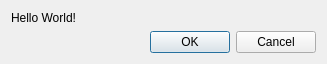
<?xml version="1.0" encoding="UTF-8"?>
<ui version="4.0">
 <class>Dialog</class>
 <widget class="QDialog" name="Dialog">
  <property name="geometry">
   <rect>
    <x>0</x>
    <y>0</y>
    <width>327</width>
    <height>60</height>
   </rect>
  </property>
  <property name="windowTitle">
   <string>Dialog</string>
  </property>
  <layout class="QVBoxLayout" name="verticalLayout">
   <item>
    <widget class="QLabel" name="label">
     <property name="text">
      <string>Hello World!</string>
     </property>
    </widget>
   </item>
   <item>
    <widget class="QDialogButtonBox" name="buttonBox">
     <property name="orientation">
      <enum>Qt::Horizontal</enum>
     </property>
     <property name="standardButtons">
      <set>QDialogButtonBox::Cancel|QDialogButtonBox::Ok</set>
     </property>
    </widget>
   </item>
  </layout>
 </widget>
 <resources/>
 <connections>
  <connection>
   <sender>buttonBox</sender>
   <signal>accepted()</signal>
   <receiver>Dialog</receiver>
   <slot>accept()</slot>
   <hints>
    <hint type="sourcelabel">
     <x>248</x>
     <y>254</y>
    </hint>
    <hint type="destinationlabel">
     <x>157</x>
     <y>274</y>
    </hint>
   </hints>
  </connection>
  <connection>
   <sender>buttonBox</sender>
   <signal>rejected()</signal>
   <receiver>Dialog</receiver>
   <slot>reject()</slot>
   <hints>
    <hint type="sourcelabel">
     <x>316</x>
     <y>260</y>
    </hint>
    <hint type="destinationlabel">
     <x>286</x>
     <y>274</y>
    </hint>
   </hints>
  </connection>
 </connections>
</ui>
